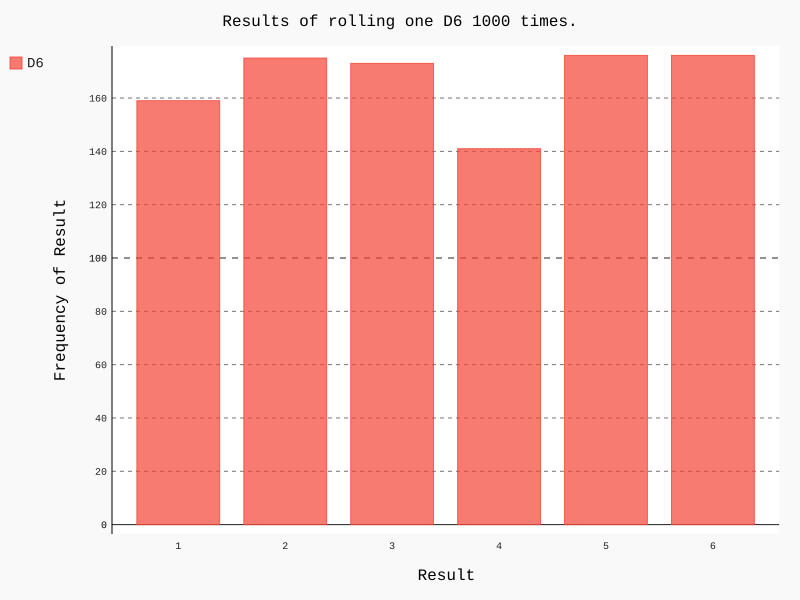

Reproduce this figure in Python.
from die import Die
import pygal

# Create a D6
die = Die()

# Make some rolls, and store results in a list
results = []
for roll_num in range(1000):
    result = die.roll()
    results.append(result)

# Analyze the results.
frequencies = []
for value in range(1, die.num_sides + 1):
    frequency = results.count(value)
    frequencies.append(frequency)

# Visualize the results.
hist = pygal.Bar()

hist.title = "Results of rolling one D6 1000 times."
hist.x_labels = ['1', '2', '3', '4', '5', '6']
hist.x_title = "Result"
hist.y_title = "Frequency of Result"

hist.add('D6', frequencies)
hist.render_to_file('die_visual.svg')
